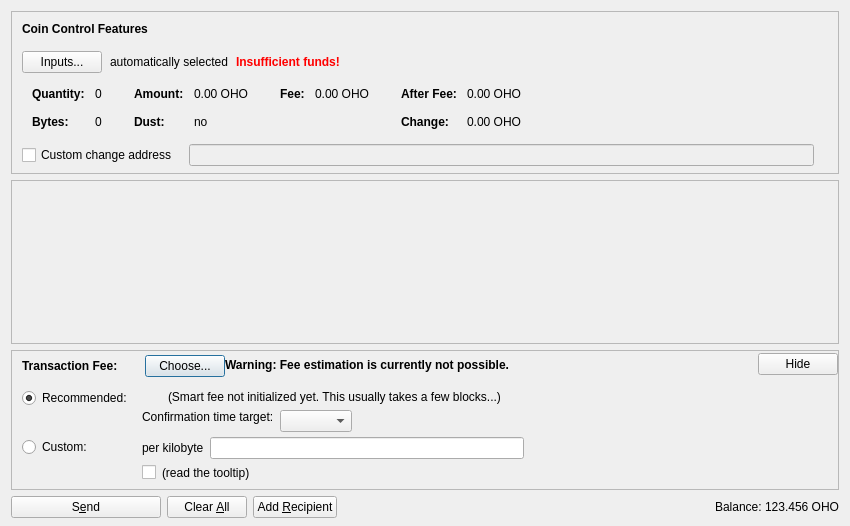
<?xml version="1.0" encoding="UTF-8"?>
<ui version="4.0">
 <class>SendCoinsDialog</class>
 <widget class="QDialog" name="SendCoinsDialog">
  <property name="geometry">
   <rect>
    <x>0</x>
    <y>0</y>
    <width>850</width>
    <height>526</height>
   </rect>
  </property>
  <property name="windowTitle">
   <string>Send Coins</string>
  </property>
  <layout class="QVBoxLayout" name="verticalLayout" stretch="0,1,0,0">
   <property name="bottomMargin">
    <number>8</number>
   </property>
   <item>
    <widget class="QFrame" name="frameCoinControl">
     <property name="sizePolicy">
      <sizepolicy hsizetype="Expanding" vsizetype="Expanding">
       <horstretch>0</horstretch>
       <verstretch>0</verstretch>
      </sizepolicy>
     </property>
     <property name="maximumSize">
      <size>
       <width>16777215</width>
       <height>16777215</height>
      </size>
     </property>
     <property name="frameShape">
      <enum>QFrame::StyledPanel</enum>
     </property>
     <property name="frameShadow">
      <enum>QFrame::Sunken</enum>
     </property>
     <layout class="QVBoxLayout" name="verticalLayoutCoinControl2">
      <property name="spacing">
       <number>0</number>
      </property>
      <property name="leftMargin">
       <number>0</number>
      </property>
      <property name="topMargin">
       <number>0</number>
      </property>
      <property name="rightMargin">
       <number>0</number>
      </property>
      <property name="bottomMargin">
       <number>6</number>
      </property>
      <item>
       <layout class="QVBoxLayout" name="verticalLayoutCoinControl" stretch="0,0,0,0,1">
        <property name="spacing">
         <number>0</number>
        </property>
        <property name="leftMargin">
         <number>10</number>
        </property>
        <property name="topMargin">
         <number>10</number>
        </property>
        <item>
         <layout class="QHBoxLayout" name="horizontalLayoutCoinControl1">
          <property name="bottomMargin">
           <number>15</number>
          </property>
          <item>
           <widget class="QLabel" name="labelCoinControlFeatures">
            <property name="sizePolicy">
             <sizepolicy hsizetype="Preferred" vsizetype="Maximum">
              <horstretch>0</horstretch>
              <verstretch>0</verstretch>
             </sizepolicy>
            </property>
            <property name="font">
             <font>
              <weight>75</weight>
              <bold>true</bold>
             </font>
            </property>
            <property name="styleSheet">
             <string notr="true">font-weight:bold;</string>
            </property>
            <property name="text">
             <string>Coin Control Features</string>
            </property>
           </widget>
          </item>
         </layout>
        </item>
        <item>
         <layout class="QHBoxLayout" name="horizontalLayoutCoinControl2" stretch="0,0,0,0">
          <property name="spacing">
           <number>8</number>
          </property>
          <property name="bottomMargin">
           <number>10</number>
          </property>
          <item>
           <widget class="QPushButton" name="pushButtonCoinControl">
            <property name="styleSheet">
             <string notr="true"/>
            </property>
            <property name="text">
             <string>Inputs...</string>
            </property>
            <property name="autoDefault">
             <bool>false</bool>
            </property>
           </widget>
          </item>
          <item>
           <widget class="QLabel" name="labelCoinControlAutomaticallySelected">
            <property name="text">
             <string>automatically selected</string>
            </property>
            <property name="margin">
             <number>5</number>
            </property>
           </widget>
          </item>
          <item>
           <widget class="QLabel" name="labelCoinControlInsuffFunds">
            <property name="font">
             <font>
              <weight>75</weight>
              <bold>true</bold>
             </font>
            </property>
            <property name="styleSheet">
             <string notr="true">color:red;font-weight:bold;</string>
            </property>
            <property name="text">
             <string>Insufficient funds!</string>
            </property>
            <property name="margin">
             <number>5</number>
            </property>
           </widget>
          </item>
          <item>
           <spacer name="horizontalSpacerCoinControl">
            <property name="orientation">
             <enum>Qt::Horizontal</enum>
            </property>
            <property name="sizeHint" stdset="0">
             <size>
              <width>40</width>
              <height>1</height>
             </size>
            </property>
           </spacer>
          </item>
         </layout>
        </item>
        <item>
         <widget class="QWidget" name="widgetCoinControl" native="true">
          <property name="sizePolicy">
           <sizepolicy hsizetype="Preferred" vsizetype="Preferred">
            <horstretch>0</horstretch>
            <verstretch>0</verstretch>
           </sizepolicy>
          </property>
          <property name="minimumSize">
           <size>
            <width>0</width>
            <height>0</height>
           </size>
          </property>
          <property name="styleSheet">
           <string notr="true"/>
          </property>
          <layout class="QHBoxLayout" name="horizontalLayoutCoinControl5">
           <property name="leftMargin">
            <number>0</number>
           </property>
           <property name="topMargin">
            <number>0</number>
           </property>
           <property name="rightMargin">
            <number>0</number>
           </property>
           <property name="bottomMargin">
            <number>0</number>
           </property>
           <item>
            <layout class="QHBoxLayout" name="horizontalLayoutCoinControl3" stretch="0,0,0,1">
             <property name="spacing">
              <number>20</number>
             </property>
             <property name="topMargin">
              <number>0</number>
             </property>
             <property name="bottomMargin">
              <number>10</number>
             </property>
             <item>
              <layout class="QFormLayout" name="formLayoutCoinControl1">
               <property name="horizontalSpacing">
                <number>10</number>
               </property>
               <property name="verticalSpacing">
                <number>14</number>
               </property>
               <property name="leftMargin">
                <number>10</number>
               </property>
               <property name="topMargin">
                <number>4</number>
               </property>
               <property name="rightMargin">
                <number>6</number>
               </property>
               <item row="0" column="0">
                <widget class="QLabel" name="labelCoinControlQuantityText">
                 <property name="font">
                  <font>
                   <weight>75</weight>
                   <bold>true</bold>
                  </font>
                 </property>
                 <property name="text">
                  <string>Quantity:</string>
                 </property>
                 <property name="margin">
                  <number>0</number>
                 </property>
                </widget>
               </item>
               <item row="0" column="1">
                <widget class="QLabel" name="labelCoinControlQuantity">
                 <property name="cursor">
                  <cursorShape>IBeamCursor</cursorShape>
                 </property>
                 <property name="contextMenuPolicy">
                  <enum>Qt::ActionsContextMenu</enum>
                 </property>
                 <property name="text">
                  <string notr="true">0</string>
                 </property>
                 <property name="margin">
                  <number>0</number>
                 </property>
                 <property name="textInteractionFlags">
                  <set>Qt::LinksAccessibleByMouse|Qt::TextSelectableByKeyboard|Qt::TextSelectableByMouse</set>
                 </property>
                </widget>
               </item>
               <item row="1" column="0">
                <widget class="QLabel" name="labelCoinControlBytesText">
                 <property name="font">
                  <font>
                   <weight>75</weight>
                   <bold>true</bold>
                  </font>
                 </property>
                 <property name="text">
                  <string>Bytes:</string>
                 </property>
                </widget>
               </item>
               <item row="1" column="1">
                <widget class="QLabel" name="labelCoinControlBytes">
                 <property name="cursor">
                  <cursorShape>IBeamCursor</cursorShape>
                 </property>
                 <property name="contextMenuPolicy">
                  <enum>Qt::ActionsContextMenu</enum>
                 </property>
                 <property name="text">
                  <string notr="true">0</string>
                 </property>
                 <property name="textInteractionFlags">
                  <set>Qt::LinksAccessibleByMouse|Qt::TextSelectableByKeyboard|Qt::TextSelectableByMouse</set>
                 </property>
                </widget>
               </item>
              </layout>
             </item>
             <item>
              <layout class="QFormLayout" name="formLayoutCoinControl2">
               <property name="horizontalSpacing">
                <number>10</number>
               </property>
               <property name="verticalSpacing">
                <number>14</number>
               </property>
               <property name="leftMargin">
                <number>6</number>
               </property>
               <property name="topMargin">
                <number>4</number>
               </property>
               <property name="rightMargin">
                <number>6</number>
               </property>
               <item row="0" column="0">
                <widget class="QLabel" name="labelCoinControlAmountText">
                 <property name="font">
                  <font>
                   <weight>75</weight>
                   <bold>true</bold>
                  </font>
                 </property>
                 <property name="text">
                  <string>Amount:</string>
                 </property>
                 <property name="margin">
                  <number>0</number>
                 </property>
                </widget>
               </item>
               <item row="0" column="1">
                <widget class="QLabel" name="labelCoinControlAmount">
                 <property name="cursor">
                  <cursorShape>IBeamCursor</cursorShape>
                 </property>
                 <property name="contextMenuPolicy">
                  <enum>Qt::ActionsContextMenu</enum>
                 </property>
                 <property name="text">
                  <string notr="true">0.00 OHO</string>
                 </property>
                 <property name="textInteractionFlags">
                  <set>Qt::LinksAccessibleByMouse|Qt::TextSelectableByKeyboard|Qt::TextSelectableByMouse</set>
                 </property>
                </widget>
               </item>
               <item row="1" column="0">
                <widget class="QLabel" name="labelCoinControlLowOutputText">
                 <property name="font">
                  <font>
                   <weight>75</weight>
                   <bold>true</bold>
                  </font>
                 </property>
                 <property name="text">
                  <string>Dust:</string>
                 </property>
                </widget>
               </item>
               <item row="1" column="1">
                <widget class="QLabel" name="labelCoinControlLowOutput">
                 <property name="cursor">
                  <cursorShape>IBeamCursor</cursorShape>
                 </property>
                 <property name="contextMenuPolicy">
                  <enum>Qt::ActionsContextMenu</enum>
                 </property>
                 <property name="text">
                  <string notr="true">no</string>
                 </property>
                 <property name="textInteractionFlags">
                  <set>Qt::LinksAccessibleByMouse|Qt::TextSelectableByKeyboard|Qt::TextSelectableByMouse</set>
                 </property>
                </widget>
               </item>
              </layout>
             </item>
             <item>
              <layout class="QFormLayout" name="formLayoutCoinControl3">
               <property name="horizontalSpacing">
                <number>10</number>
               </property>
               <property name="verticalSpacing">
                <number>14</number>
               </property>
               <property name="leftMargin">
                <number>6</number>
               </property>
               <property name="topMargin">
                <number>4</number>
               </property>
               <property name="rightMargin">
                <number>6</number>
               </property>
               <item row="0" column="0">
                <widget class="QLabel" name="labelCoinControlFeeText">
                 <property name="font">
                  <font>
                   <weight>75</weight>
                   <bold>true</bold>
                  </font>
                 </property>
                 <property name="text">
                  <string>Fee:</string>
                 </property>
                 <property name="margin">
                  <number>0</number>
                 </property>
                </widget>
               </item>
               <item row="0" column="1">
                <widget class="QLabel" name="labelCoinControlFee">
                 <property name="cursor">
                  <cursorShape>IBeamCursor</cursorShape>
                 </property>
                 <property name="contextMenuPolicy">
                  <enum>Qt::ActionsContextMenu</enum>
                 </property>
                 <property name="text">
                  <string notr="true">0.00 OHO</string>
                 </property>
                 <property name="textInteractionFlags">
                  <set>Qt::LinksAccessibleByMouse|Qt::TextSelectableByKeyboard|Qt::TextSelectableByMouse</set>
                 </property>
                </widget>
               </item>
              </layout>
             </item>
             <item>
              <layout class="QFormLayout" name="formLayoutCoinControl4">
               <property name="horizontalSpacing">
                <number>10</number>
               </property>
               <property name="verticalSpacing">
                <number>14</number>
               </property>
               <property name="leftMargin">
                <number>6</number>
               </property>
               <property name="topMargin">
                <number>4</number>
               </property>
               <property name="rightMargin">
                <number>6</number>
               </property>
               <item row="0" column="0">
                <widget class="QLabel" name="labelCoinControlAfterFeeText">
                 <property name="font">
                  <font>
                   <weight>75</weight>
                   <bold>true</bold>
                  </font>
                 </property>
                 <property name="text">
                  <string>After Fee:</string>
                 </property>
                 <property name="margin">
                  <number>0</number>
                 </property>
                </widget>
               </item>
               <item row="0" column="1">
                <widget class="QLabel" name="labelCoinControlAfterFee">
                 <property name="cursor">
                  <cursorShape>IBeamCursor</cursorShape>
                 </property>
                 <property name="contextMenuPolicy">
                  <enum>Qt::ActionsContextMenu</enum>
                 </property>
                 <property name="text">
                  <string notr="true">0.00 OHO</string>
                 </property>
                 <property name="textInteractionFlags">
                  <set>Qt::LinksAccessibleByMouse|Qt::TextSelectableByKeyboard|Qt::TextSelectableByMouse</set>
                 </property>
                </widget>
               </item>
               <item row="1" column="0">
                <widget class="QLabel" name="labelCoinControlChangeText">
                 <property name="font">
                  <font>
                   <weight>75</weight>
                   <bold>true</bold>
                  </font>
                 </property>
                 <property name="text">
                  <string>Change:</string>
                 </property>
                </widget>
               </item>
               <item row="1" column="1">
                <widget class="QLabel" name="labelCoinControlChange">
                 <property name="cursor">
                  <cursorShape>IBeamCursor</cursorShape>
                 </property>
                 <property name="contextMenuPolicy">
                  <enum>Qt::ActionsContextMenu</enum>
                 </property>
                 <property name="text">
                  <string notr="true">0.00 OHO</string>
                 </property>
                 <property name="textInteractionFlags">
                  <set>Qt::LinksAccessibleByMouse|Qt::TextSelectableByKeyboard|Qt::TextSelectableByMouse</set>
                 </property>
                </widget>
               </item>
              </layout>
             </item>
            </layout>
           </item>
          </layout>
         </widget>
        </item>
        <item>
         <layout class="QHBoxLayout" name="horizontalLayoutCoinControl4" stretch="0,0,0">
          <property name="spacing">
           <number>12</number>
          </property>
          <property name="sizeConstraint">
           <enum>QLayout::SetDefaultConstraint</enum>
          </property>
          <property name="topMargin">
           <number>5</number>
          </property>
          <property name="rightMargin">
           <number>5</number>
          </property>
          <item>
           <widget class="QCheckBox" name="checkBoxCoinControlChange">
            <property name="toolTip">
             <string>If this is activated, but the change address is empty or invalid, change will be sent to a newly generated address.</string>
            </property>
            <property name="text">
             <string>Custom change address</string>
            </property>
           </widget>
          </item>
          <item>
           <widget class="QValidatedLineEdit" name="lineEditCoinControlChange">
            <property name="enabled">
             <bool>false</bool>
            </property>
            <property name="sizePolicy">
             <sizepolicy hsizetype="Expanding" vsizetype="Fixed">
              <horstretch>0</horstretch>
              <verstretch>0</verstretch>
             </sizepolicy>
            </property>
           </widget>
          </item>
          <item>
           <widget class="QLabel" name="labelCoinControlChangeLabel">
            <property name="sizePolicy">
             <sizepolicy hsizetype="Preferred" vsizetype="Expanding">
              <horstretch>0</horstretch>
              <verstretch>0</verstretch>
             </sizepolicy>
            </property>
            <property name="minimumSize">
             <size>
              <width>0</width>
              <height>0</height>
             </size>
            </property>
            <property name="text">
             <string/>
            </property>
            <property name="margin">
             <number>3</number>
            </property>
           </widget>
          </item>
         </layout>
        </item>
        <item>
         <spacer name="verticalSpacerCoinControl">
          <property name="orientation">
           <enum>Qt::Vertical</enum>
          </property>
          <property name="sizeHint" stdset="0">
           <size>
            <width>800</width>
            <height>1</height>
           </size>
          </property>
         </spacer>
        </item>
       </layout>
      </item>
     </layout>
    </widget>
   </item>
   <item>
    <widget class="QScrollArea" name="scrollArea">
     <property name="widgetResizable">
      <bool>true</bool>
     </property>
     <widget class="QWidget" name="scrollAreaWidgetContents">
      <property name="geometry">
       <rect>
        <x>0</x>
        <y>0</y>
        <width>830</width>
        <height>104</height>
       </rect>
      </property>
      <layout class="QVBoxLayout" name="verticalLayout_2" stretch="0,1">
       <property name="leftMargin">
        <number>0</number>
       </property>
       <property name="topMargin">
        <number>0</number>
       </property>
       <property name="rightMargin">
        <number>0</number>
       </property>
       <property name="bottomMargin">
        <number>0</number>
       </property>
       <item>
        <layout class="QVBoxLayout" name="entries">
         <property name="spacing">
          <number>6</number>
         </property>
        </layout>
       </item>
       <item>
        <spacer name="verticalSpacer">
         <property name="orientation">
          <enum>Qt::Vertical</enum>
         </property>
         <property name="sizeHint" stdset="0">
          <size>
           <width>20</width>
           <height>40</height>
          </size>
         </property>
        </spacer>
       </item>
      </layout>
     </widget>
    </widget>
   </item>
   <item>
    <widget class="QFrame" name="frameFee">
     <property name="sizePolicy">
      <sizepolicy hsizetype="Expanding" vsizetype="Expanding">
       <horstretch>0</horstretch>
       <verstretch>0</verstretch>
      </sizepolicy>
     </property>
     <property name="maximumSize">
      <size>
       <width>16777215</width>
       <height>16777215</height>
      </size>
     </property>
     <property name="frameShape">
      <enum>QFrame::StyledPanel</enum>
     </property>
     <property name="frameShadow">
      <enum>QFrame::Sunken</enum>
     </property>
     <layout class="QVBoxLayout" name="verticalLayoutFee1">
      <property name="spacing">
       <number>0</number>
      </property>
      <property name="leftMargin">
       <number>0</number>
      </property>
      <property name="topMargin">
       <number>0</number>
      </property>
      <property name="rightMargin">
       <number>0</number>
      </property>
      <property name="bottomMargin">
       <number>0</number>
      </property>
      <item>
       <layout class="QVBoxLayout" name="verticalLayoutFee2" stretch="0,0,0">
        <property name="spacing">
         <number>0</number>
        </property>
        <property name="leftMargin">
         <number>10</number>
        </property>
        <property name="topMargin">
         <number>0</number>
        </property>
        <item>
         <layout class="QHBoxLayout" name="horizontalLayoutFee1">
          <property name="bottomMargin">
           <number>0</number>
          </property>
          <item>
           <layout class="QVBoxLayout" name="verticalLayoutFee7">
            <property name="spacing">
             <number>0</number>
            </property>
            <item>
             <spacer name="verticalSpacerSmartFee">
              <property name="orientation">
               <enum>Qt::Vertical</enum>
              </property>
              <property name="sizeType">
               <enum>QSizePolicy::Fixed</enum>
              </property>
              <property name="sizeHint" stdset="0">
               <size>
                <width>1</width>
                <height>4</height>
               </size>
              </property>
             </spacer>
            </item>
            <item>
             <layout class="QHBoxLayout" name="horizontalLayoutSmartFee">
              <property name="spacing">
               <number>10</number>
              </property>
              <item>
               <widget class="QLabel" name="labelFeeHeadline">
                <property name="sizePolicy">
                 <sizepolicy hsizetype="Preferred" vsizetype="Maximum">
                  <horstretch>0</horstretch>
                  <verstretch>0</verstretch>
                 </sizepolicy>
                </property>
                <property name="font">
                 <font>
                  <weight>75</weight>
                  <bold>true</bold>
                 </font>
                </property>
                <property name="styleSheet">
                 <string notr="true">font-weight:bold;</string>
                </property>
                <property name="text">
                 <string>Transaction Fee:</string>
                </property>
               </widget>
              </item>
              <item>
               <widget class="QLabel" name="labelFeeMinimized">
                <property name="text">
                 <string/>
                </property>
               </widget>
              </item>
              <item>
               <widget class="QPushButton" name="buttonChooseFee">
                <property name="text">
                 <string>Choose...</string>
                </property>
               </widget>
              </item>
             </layout>
            </item>
            <item>
             <spacer name="verticalSpacer_5">
              <property name="orientation">
               <enum>Qt::Vertical</enum>
              </property>
              <property name="sizeHint" stdset="0">
               <size>
                <width>1</width>
                <height>1</height>
               </size>
              </property>
             </spacer>
            </item>
           </layout>
          </item>
          <item>
           <widget class="QLabel" name="fallbackFeeWarningLabel">
            <property name="toolTip">
             <string>Using the fallbackfee can result in sending a transaction that will take several hours or days (or never) to confirm. Consider choosing your fee manually or wait until you have validated the complete chain.</string>
            </property>
            <property name="font">
            <font>
                <weight>75</weight>
                <bold>true</bold>
            </font>
            </property>
            <property name="text">
             <string>Warning: Fee estimation is currently not possible.</string>
            </property>
            <property name="wordWrap">
             <bool>false</bool>
            </property>
           </widget>
          </item>
          <item>
           <spacer name="horizontalSpacer_4">
            <property name="orientation">
             <enum>Qt::Horizontal</enum>
            </property>
            <property name="sizeType">
             <enum>QSizePolicy::MinimumExpanding</enum>
            </property>
            <property name="sizeHint" stdset="0">
             <size>
              <width>40</width>
              <height>20</height>
             </size>
            </property>
           </spacer>
          </item>
          <item>
           <widget class="QPushButton" name="buttonMinimizeFee">
            <property name="toolTip">
             <string>collapse fee-settings</string>
            </property>
            <property name="text">
             <string>Hide</string>
            </property>
           </widget>
          </item>
         </layout>
        </item>
        <item>
         <widget class="QFrame" name="frameFeeSelection">
          <layout class="QVBoxLayout" name="verticalLayoutFee12">
           <property name="spacing">
            <number>0</number>
           </property>
           <property name="leftMargin">
            <number>0</number>
           </property>
           <property name="topMargin">
            <number>0</number>
           </property>
           <property name="rightMargin">
            <number>0</number>
           </property>
           <property name="bottomMargin">
            <number>0</number>
           </property>
           <item>
            <layout class="QGridLayout" name="gridLayoutFee">
             <property name="topMargin">
              <number>10</number>
             </property>
             <property name="bottomMargin">
              <number>4</number>
             </property>
             <property name="horizontalSpacing">
              <number>10</number>
             </property>
             <property name="verticalSpacing">
              <number>4</number>
             </property>
             <item row="1" column="1">
              <layout class="QVBoxLayout" name="verticalLayoutFee8">
               <property name="spacing">
                <number>6</number>
               </property>
               <item>
                <layout class="QHBoxLayout" name="horizontalLayoutFee13">
                 <item>
                  <widget class="QLabel" name="labelCustomPerKilobyte">
                   <property name="toolTip">
                    <string>If the custom fee is set to 1000 satoshis and the transaction is only 250 bytes, then &quot;per kilobyte&quot; only pays 250 satoshis in fee, while &quot;total at least&quot; pays 1000 satoshis. For transactions bigger than a kilobyte both pay by kilobyte.</string>
                   </property>
                   <property name="text">
                    <string>per kilobyte</string>
                   </property>
                  </widget>
                 </item>
                 <item>
                  <widget class="BitcoinAmountField" name="customFee"/>
                 </item>
                 <item>
                  <spacer name="horizontalSpacer_6">
                   <property name="orientation">
                    <enum>Qt::Horizontal</enum>
                   </property>
                   <property name="sizeHint" stdset="0">
                    <size>
                     <width>1</width>
                     <height>1</height>
                    </size>
                   </property>
                  </spacer>
                 </item>
                </layout>
               </item>
               <item>
                <layout class="QHBoxLayout" name="horizontalLayoutFee8">
                 <item>
                  <widget class="QCheckBox" name="checkBoxMinimumFee">
                   <property name="toolTip">
                    <string>Paying only the minimum fee is just fine as long as there is less transaction volume than space in the blocks. But be aware that this can end up in a never confirming transaction once there is more demand for ohho transactions than the network can process.</string>
                   </property>
                   <property name="text">
                    <string/>
                   </property>
                  </widget>
                 </item>
                 <item>
                  <widget class="QLabel" name="labelMinFeeWarning">
                   <property name="enabled">
                    <bool>true</bool>
                   </property>
                   <property name="toolTip">
                    <string>Paying only the minimum fee is just fine as long as there is less transaction volume than space in the blocks. But be aware that this can end up in a never confirming transaction once there is more demand for ohho transactions than the network can process.</string>
                   </property>
                   <property name="text">
                    <string>(read the tooltip)</string>
                   </property>
                   <property name="margin">
                    <number>5</number>
                   </property>
                  </widget>
                 </item>
                 <item>
                  <spacer name="horizontalSpacer_2">
                   <property name="orientation">
                    <enum>Qt::Horizontal</enum>
                   </property>
                   <property name="sizeHint" stdset="0">
                    <size>
                     <width>1</width>
                     <height>1</height>
                    </size>
                   </property>
                  </spacer>
                 </item>
                </layout>
               </item>
              </layout>
             </item>
             <item row="0" column="0">
              <layout class="QVBoxLayout" name="verticalLayoutFee4" stretch="0,1">
               <item>
                <widget class="QRadioButton" name="radioSmartFee">
                 <property name="text">
                  <string>Recommended:</string>
                 </property>
                 <property name="checked">
                  <bool>true</bool>
                 </property>
                 <attribute name="buttonGroup">
                  <string notr="true">groupFee</string>
                 </attribute>
                </widget>
               </item>
               <item>
                <spacer name="verticalSpacer_2">
                 <property name="orientation">
                  <enum>Qt::Vertical</enum>
                 </property>
                 <property name="sizeHint" stdset="0">
                  <size>
                   <width>1</width>
                   <height>1</height>
                  </size>
                 </property>
                </spacer>
               </item>
              </layout>
             </item>
             <item row="1" column="0">
              <layout class="QVBoxLayout" name="verticalLayoutFee9" stretch="0,1">
               <item>
                <widget class="QRadioButton" name="radioCustomFee">
                 <property name="text">
                  <string>Custom:</string>
                 </property>
                 <attribute name="buttonGroup">
                  <string notr="true">groupFee</string>
                 </attribute>
                </widget>
               </item>
               <item>
                <spacer name="verticalSpacer_6">
                 <property name="orientation">
                  <enum>Qt::Vertical</enum>
                 </property>
                 <property name="sizeHint" stdset="0">
                  <size>
                   <width>1</width>
                   <height>1</height>
                  </size>
                 </property>
                </spacer>
               </item>
              </layout>
             </item>
             <item row="0" column="1">
              <layout class="QVBoxLayout" name="verticalLayoutFee3" stretch="0,0,1">
               <property name="spacing">
                <number>6</number>
               </property>
               <property name="topMargin">
                <number>2</number>
               </property>
               <item>
                <layout class="QHBoxLayout" name="horizontalLayoutFee12">
                 <item>
                  <widget class="QLabel" name="labelSmartFee">
                   <property name="text">
                    <string/>
                   </property>
                   <property name="margin">
                    <number>2</number>
                   </property>
                  </widget>
                 </item>
                 <item>
                  <widget class="QLabel" name="labelFeeEstimation">
                   <property name="text">
                    <string/>
                   </property>
                  </widget>
                 </item>
                 <item>
                  <widget class="QLabel" name="labelSmartFee2">
                   <property name="text">
                    <string>(Smart fee not initialized yet. This usually takes a few blocks...)</string>
                   </property>
                   <property name="margin">
                    <number>2</number>
                   </property>
                  </widget>
                 </item>
                 <item>
                  <spacer name="horizontalSpacer_5">
                   <property name="orientation">
                    <enum>Qt::Horizontal</enum>
                   </property>
                   <property name="sizeHint" stdset="0">
                    <size>
                     <width>1</width>
                     <height>1</height>
                    </size>
                   </property>
                  </spacer>
                 </item>
                </layout>
               </item>
               <item>
                <layout class="QHBoxLayout" name="horizontalLayoutFee9">
                 <item>
                  <layout class="QVBoxLayout" name="verticalLayoutFee6">
                   <item>
                    <widget class="QLabel" name="labelSmartFee3">
                     <property name="text">
                      <string>Confirmation time target:</string>
                     </property>
                     <property name="margin">
                      <number>2</number>
                     </property>
                    </widget>
                   </item>
                   <item>
                    <spacer name="verticalSpacer_3">
                     <property name="orientation">
                      <enum>Qt::Vertical</enum>
                     </property>
                     <property name="sizeHint" stdset="0">
                      <size>
                       <width>1</width>
                       <height>1</height>
                      </size>
                     </property>
                    </spacer>
                   </item>
                  </layout>
                 </item>
                 <item>
                  <layout class="QVBoxLayout" name="verticalLayoutFee5">
                   <property name="rightMargin">
                    <number>30</number>
                   </property>
                   <item>
                    <layout class="QHBoxLayout" name="horizontalLayoutConfTarget">
                     <property name="bottomMargin">
                      <number>0</number>
                     </property>
                     <item>
                      <widget class="QComboBox" name="confTargetSelector"/>
                     </item>
                     <item>
                      <spacer name="horizontalSpacerConfTarget">
                       <property name="orientation">
                        <enum>Qt::Horizontal</enum>
                       </property>
                       <property name="sizeHint" stdset="0">
                        <size>
                         <width>40</width>
                         <height>20</height>
                        </size>
                       </property>
                      </spacer>
                     </item>
                    </layout>
                   </item>
                  </layout>
                 </item>
                </layout>
               </item>
               <item>
                <spacer name="verticalSpacer_4">
                 <property name="orientation">
                  <enum>Qt::Vertical</enum>
                 </property>
                 <property name="sizeHint" stdset="0">
                  <size>
                   <width>1</width>
                   <height>1</height>
                  </size>
                 </property>
                </spacer>
               </item>
              </layout>
             </item>
            </layout>
           </item>
          </layout>
         </widget>
        </item>
        <item>
         <spacer name="verticalSpacerFee">
          <property name="orientation">
           <enum>Qt::Vertical</enum>
          </property>
          <property name="sizeHint" stdset="0">
           <size>
            <width>40</width>
            <height>5</height>
           </size>
          </property>
         </spacer>
        </item>
       </layout>
      </item>
     </layout>
    </widget>
   </item>
   <item>
    <layout class="QHBoxLayout" name="horizontalLayout">
     <item>
      <widget class="QPushButton" name="sendButton">
       <property name="minimumSize">
        <size>
         <width>150</width>
         <height>0</height>
        </size>
       </property>
       <property name="toolTip">
        <string>Confirm the send action</string>
       </property>
       <property name="text">
        <string>S&amp;end</string>
       </property>
       <property name="icon">
        <iconset resource="../bitcoin.qrc">
         <normaloff>:/icons/send</normaloff>:/icons/send</iconset>
       </property>
       <property name="autoDefault">
        <bool>false</bool>
       </property>
       <property name="default">
        <bool>false</bool>
       </property>
      </widget>
     </item>
     <item>
      <widget class="QPushButton" name="clearButton">
       <property name="sizePolicy">
        <sizepolicy hsizetype="Minimum" vsizetype="Fixed">
         <horstretch>0</horstretch>
         <verstretch>0</verstretch>
        </sizepolicy>
       </property>
       <property name="toolTip">
        <string>Clear all fields of the form.</string>
       </property>
       <property name="text">
        <string>Clear &amp;All</string>
       </property>
       <property name="icon">
        <iconset resource="../bitcoin.qrc">
         <normaloff>:/icons/remove</normaloff>:/icons/remove</iconset>
       </property>
       <property name="autoDefault">
        <bool>false</bool>
       </property>
      </widget>
     </item>
     <item>
      <widget class="QPushButton" name="addButton">
       <property name="toolTip">
        <string>Send to multiple recipients at once</string>
       </property>
       <property name="text">
        <string>Add &amp;Recipient</string>
       </property>
       <property name="icon">
        <iconset resource="../bitcoin.qrc">
         <normaloff>:/icons/add</normaloff>:/icons/add</iconset>
       </property>
       <property name="autoDefault">
        <bool>false</bool>
       </property>
      </widget>
     </item>
     <item>
      <spacer name="horizontalSpacer">
       <property name="orientation">
        <enum>Qt::Horizontal</enum>
       </property>
       <property name="sizeHint" stdset="0">
        <size>
         <width>40</width>
         <height>20</height>
        </size>
       </property>
      </spacer>
     </item>
     <item>
      <layout class="QHBoxLayout" name="horizontalLayout_2">
       <property name="spacing">
        <number>3</number>
       </property>
       <item>
        <widget class="QLabel" name="label">
         <property name="sizePolicy">
          <sizepolicy hsizetype="Preferred" vsizetype="Fixed">
           <horstretch>0</horstretch>
           <verstretch>0</verstretch>
          </sizepolicy>
         </property>
         <property name="text">
          <string>Balance:</string>
         </property>
        </widget>
       </item>
       <item>
        <widget class="QLabel" name="labelBalance">
         <property name="sizePolicy">
          <sizepolicy hsizetype="Preferred" vsizetype="Fixed">
           <horstretch>0</horstretch>
           <verstretch>0</verstretch>
          </sizepolicy>
         </property>
         <property name="cursor">
          <cursorShape>IBeamCursor</cursorShape>
         </property>
         <property name="text">
          <string notr="true">123.456 OHO</string>
         </property>
         <property name="textInteractionFlags">
          <set>Qt::LinksAccessibleByMouse|Qt::TextSelectableByKeyboard|Qt::TextSelectableByMouse</set>
         </property>
        </widget>
       </item>
      </layout>
     </item>
    </layout>
   </item>
  </layout>
 </widget>
 <customwidgets>
  <customwidget>
   <class>QValidatedLineEdit</class>
   <extends>QLineEdit</extends>
   <header>qvalidatedlineedit.h</header>
  </customwidget>
  <customwidget>
   <class>BitcoinAmountField</class>
   <extends>QLineEdit</extends>
   <header>bitcoinamountfield.h</header>
   <container>1</container>
  </customwidget>
 </customwidgets>
 <resources>
  <include location="../bitcoin.qrc"/>
 </resources>
 <connections/>
 <buttongroups>
  <buttongroup name="groupFee"/>
 </buttongroups>
</ui>
